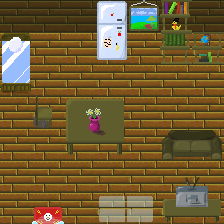

Rendered tile map (Tiled .tmx) drawn with the repository's tilesets; below, a short description and the full map source, tile grids included:
An orthogonal 7x7 tile map with 32x32 px tiles, 2 tile layers (Plancheh, Bordel).

<map version="1.5" tiledversion="1.7.2" orientation="orthogonal" renderorder="right-down" width="7" height="7" tilewidth="32" tileheight="32" infinite="0" nextlayerid="3" nextobjectid="1">
 <tileset firstgid="1" name="Tile set zelda like" tilewidth="32" tileheight="32" tilecount="256" columns="16">
  <image source="Tile set zelda like.png" width="512" height="512" />
 </tileset>
 <layer id="1" name="Plancheh" width="7" height="7">
  <data encoding="csv">
177,177,177,177,177,177,177,
161,161,161,161,161,161,161,
161,161,161,161,161,161,161,
161,161,161,161,161,161,161,
161,161,161,161,161,161,161,
161,161,161,161,161,161,161,
161,161,161,161,161,161,161
</data>
 </layer>
 <layer id="2" name="Bordel" width="7" height="7">
  <data encoding="csv">
0,0,0,106,198,182,0,
105,0,0,122,0,183,199,
121,0,0,0,0,0,0,
0,163,164,165,0,0,0,
0,0,180,181,0,137,138,
0,0,0,0,0,178,179,
0,166,0,167,168,194,195
</data>
 </layer>
</map>
